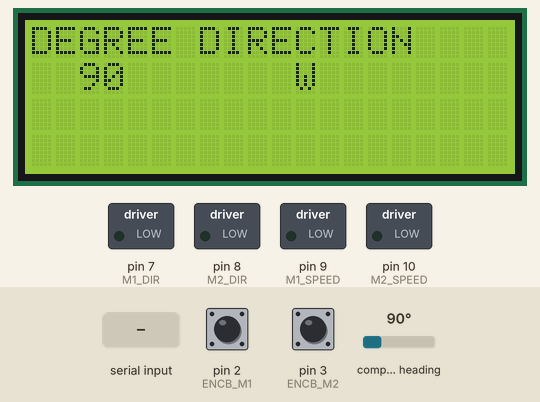
This sketch was run on a simulated Arduino Mega 2560, built with avr-gcc and run on an emulated ATmega2560. Parts: 20×4 character LCD, switched loads named in the sketch (green lamp = pin HIGH). Wiring (inferred from the names in the program): CMPS compass at I2C address 0x60. The inputs (shaded band) are chosen by the test bench; at power-on: compass heading 90°, pin 2 (ENCB_M1) HIGH, pin 3 (ENCB_M2) HIGH. What the sketch prints to the serial monitor is not drawn.

Above: at 1.2 s.
1.3 s: "1:90:45\n" received over Serial
At 2.1 s:
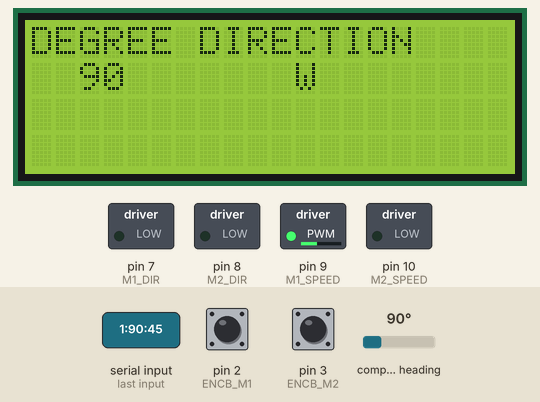
4.3 s: compass heading set to 175°
7.3 s: compass heading set to 186°
At 7.8 s:
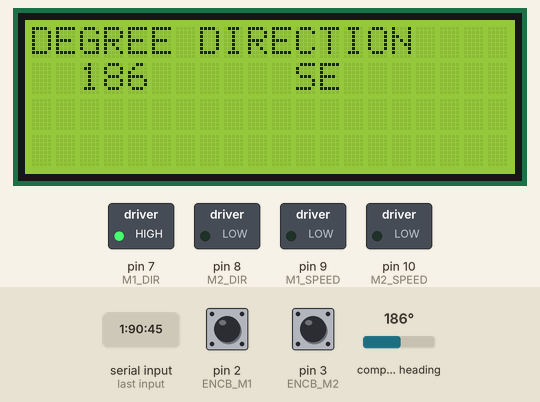
10.3 s: compass heading set to 7°
At 10.8 s:
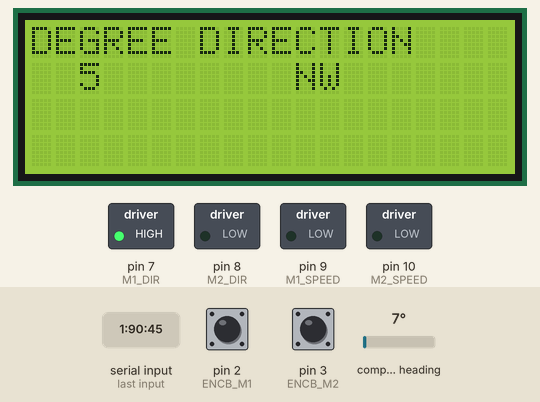
11.8 s: "90:45\n" received over Serial
At 12.6 s:
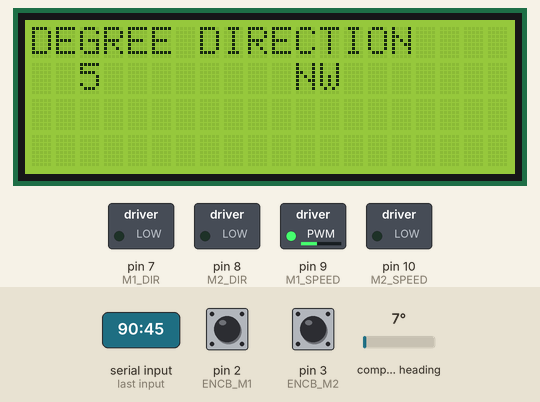
14.8 s: compass heading set to 44°
17.8 s: compass heading set to 56°
At 18.2 s:
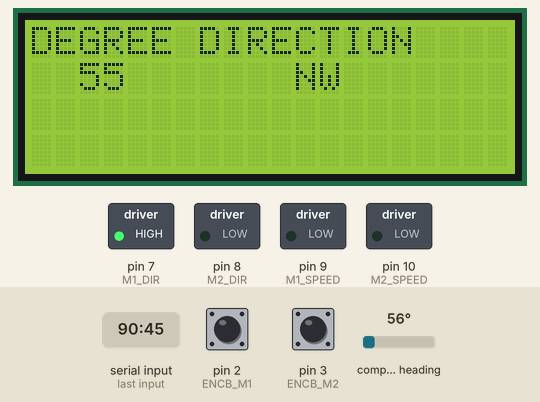
Timing chart, 0 to 20.8 s (numbered marks = the images above; inputs shaded):
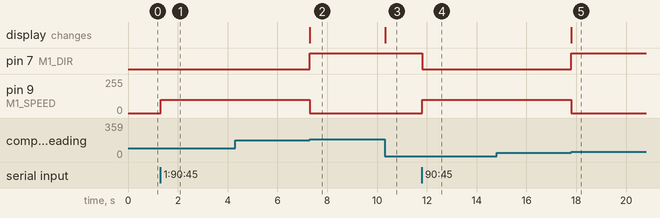

The sketch:

motor_control_encoder_compass.ino
```cpp
#include <LiquidCrystal.h>
#include <Wire.h>

#define M1_DIR 7          // pin for the direction of motor 1
#define M2_DIR 8          // pin for the direction of motor 2
#define M1_SPEED 9        // pin for the speed of motor 1
#define M2_SPEED 10       // pin for the speed of motor 2
#define JOYSTICK_X A9     // pin for the horizontal position of the joystick
#define JOYSTICK_Y A10    // pin for the vertical position of the joystick
#define ENCA_M1 23        // pin for sensing direction of motor 1
#define ENCB_M1 2         // pin for sensing pulse of motor 1
#define ENCA_M2 24        // pin for sensing direction of motor 2
#define ENCB_M2 3         // pin for sensing pulse of motor 2
#define CMPS14 0x60       // compass register
#define CMPS 1            // pin
#define SDA 20
#define SCL 21

int motor_speed = 0;
volatile int pulse = 0;
volatile float distance_cm = 0;
long previousAngle = 0;
long currentAngle = 0;

LiquidCrystal lcd (37,36,35,34,33,32);

void setup() {
  pinMode(M1_DIR, OUTPUT);
  pinMode(M2_DIR, OUTPUT);
  pinMode(M1_SPEED, OUTPUT);
  pinMode(M2_SPEED, OUTPUT);

  pinMode(ENCA_M1, INPUT);
  pinMode(ENCA_M2, INPUT);
  pinMode(ENCB_M1, INPUT);
  pinMode(ENCB_M2, INPUT);

  pinMode(SDA, INPUT);
  pinMode(SCL, INPUT);

  digitalWrite(M1_DIR, LOW);
  digitalWrite(M2_DIR, LOW);
  analogWrite(M1_SPEED, motor_speed);
  analogWrite(M2_SPEED, motor_speed);

  attachInterrupt(digitalPinToInterrupt(ENCB_M1), ISR_ENCB_M1, FALLING);
  attachInterrupt(digitalPinToInterrupt(ENCB_M2), ISR_ENCB_M2, FALLING);

  Serial.begin(9600);
  Wire.begin();

  lcd.begin(20, 4);
  lcd.setCursor(0, 0);
  lcd.print("                    ");
  lcd.setCursor(0, 0);
  lcd.print("DEGREE DIRECTION");
  lcd.setCursor(2, 1);
}

String command;
String value;
long finalAngle;

void loop() {
  readDirection(currentAngle);
  // Serial.println(currentAngle);
  // const int angle = currentAngle;
  // int finalAngle;

  if(Serial.available() > 0) {
    readDirection(currentAngle);
    //  Serial.println(currentAngle);
    const long angle = currentAngle;
    long finalAngle;
    String text = Serial.readStringUntil('\n');
    int sep_index = text.indexOf(':');
    pulse = 0;
    distance_cm = 0.0;
    finalAngle = 0;
    command = "";
    value = "";
    if (sep_index != -1) {
      command = text.substring(0, sep_index);
      value = text.substring(sep_index + 1, text.length());
      finalAngle = previousAngle + (long)value.toInt();
      Serial.print("COMMAND: ");
      Serial.print(command);
      Serial.print("  VALUE: ");
      Serial.println(value);
    } else {
      Serial.println("Invalid coammand:value pair");
    }

    finalAngle = (long)value.toInt() + angle;
    long rem = finalAngle % 360;
    if(rem == 1)
      finalAngle = 0;

    long temp;
    readDirection(temp);
    if(value.toInt() > 0) {
      while(temp < finalAngle) {
        digitalWrite(M1_DIR, LOW);
        analogWrite(M1_SPEED, 100);
        readDirection(temp);
        if(temp >= finalAngle) {
          digitalWrite(M1_DIR, HIGH);
          analogWrite(M1_SPEED, 0);
          break;
        }
      }
    }

    if(value.toInt() < 0) {
      while(temp > finalAngle) {
        digitalWrite(M2_DIR, LOW);
        analogWrite(M2_SPEED, 100);
        readDirection(temp);
        if(temp <= finalAngle) {
          digitalWrite(M2_DIR, HIGH);
          analogWrite(M2_SPEED, 0);
          break;
        }
      }
    }
  }
}

// -- End of loop --

// Interrupt-Service Routines (ISRs)
void ISR_ENCB_M1() {
  int dir = digitalRead(ENCA_M1);
  if(dir == HIGH)
    pulse++;
  else
    pulse--;
  distance_cm = (30./1000.) * (float)pulse;
}

void ISR_ENCB_M2() {
  int dir = digitalRead(ENCA_M2);
  if(dir == HIGH)
    pulse++;
  else
    pulse--;
}

// -- End of ISRs --

// Functions
void readDirection(long &deg) {
  Wire.beginTransmission(CMPS14);
  Wire.write(CMPS);
  Wire.endTransmission(false);
  Wire.requestFrom(CMPS14, CMPS, true);

  if(Wire.available() >= 1) {
    long raw_value = Wire.read();
    deg = ((long)raw_value * 360) / 255;
    char* dir;

    if(deg == 0 || deg == 360)
      dir = "N";
    else if(deg == 90)
      dir = "W";
    else if(deg == 180)
      dir = "S";
    else if(deg == 270)
      dir = "E";
    else if(deg > 0 && deg < 90)
      dir = "NW";
    else if(deg > 90 && deg < 180)
      dir = "SW";
    else if(deg > 180 && deg < 270)
      dir = "SE";
    else if(deg > 270 && deg < 360)
      dir = "NE";

    lcd.setCursor(2, 1);
    lcd.print("    ");
    lcd.setCursor(2, 1);
    lcd.print(deg);
    lcd.setCursor(11, 1);
    lcd.print("   ");
    lcd.setCursor(11, 1);
    lcd.print(dir);

  }
}

// Get the quadrant of xy-plane based on degree
// 0-90 Quadrant 1
// 91-180 Quadrant 2
// 181-270 Quadrant 3
// 271 - 360 Quadrant 4
int getQuadrant(long deg) {
  long degree = deg % 3;
  int ret;
  if(degree >= 0 && degree <=90)
    ret = 1;
  if(degree > 90 && degree <= 180)
    ret = 2;
  if(degree > 180 && degree <= 270)
    ret = 3;
  if(degree > 270)
    ret = 4;
  return ret;
}

/*
 previousAngle = currentAngle;
   lcd.setCursor(9, 0);
  lcd.print("         ");
  lcd.setCursor(9, 0);
  lcd.print(pulse);

  lcd.setCursor(8, 1);
  lcd.print("         ");
  lcd.setCursor(8, 1);
  lcd.print(distance_cm);
  if(Serial.available() > 0) {
    String text = Serial.readStringUntil('\n');
    int sep_index = text.indexOf(':');
    pulse = 0;
    distance_cm = 0.0;
    if (sep_index != -1) {
      command = text.substring(0, sep_index);
      value = text.substring(sep_index + 1, text.length());
      finalAngle = previousAngle + (long)value.toInt();
      Serial.print("COMMAND: ");
      Serial.print(command);
      Serial.print("  VALUE: ");
      Serial.println(value);
    } else {
      Serial.println("Invalid coammand:value pair");
    }
  }
  int d = value.toInt();
  while(currentAngle < finalAngle) {
    digitalWrite(M1_DIR, LOW);
    analogWrite(M1_SPEED, 100);
  }
  digitalWrite(M1_DIR, HIGH);
  analogWrite(M1_SPEED, 0);
 */
```

Measured:
- the behaviour switches between 179 and 180° on compass heading (found by bisection; images 1 and 2)
- the behaviour switches between 50 and 51° on compass heading (found by bisection; images 4 and 5)
- after the input at 1.3 s, pin 9 (M1_SPEED): 0/255 → 100/255 at once
- after the input at 4.3 s, every drawn part: stays the same
- after the input at 7.3 s, pin 7 (M1_DIR): LOW → HIGH at once; pin 9 (M1_SPEED): 100/255 → 0/255 at once; the display: changes at once (image 2)
- after the input at 10.3 s, the display: changes at once (image 3)
- after the input at 11.8 s, pin 7 (M1_DIR): HIGH → LOW at once; pin 9 (M1_SPEED): 0/255 → 100/255 at once
- after the input at 14.8 s, every drawn part: stays the same
- after the input at 17.8 s, pin 7 (M1_DIR): LOW → HIGH at once; pin 9 (M1_SPEED): 100/255 → 0/255 at once; the display: changes at once (image 5)
